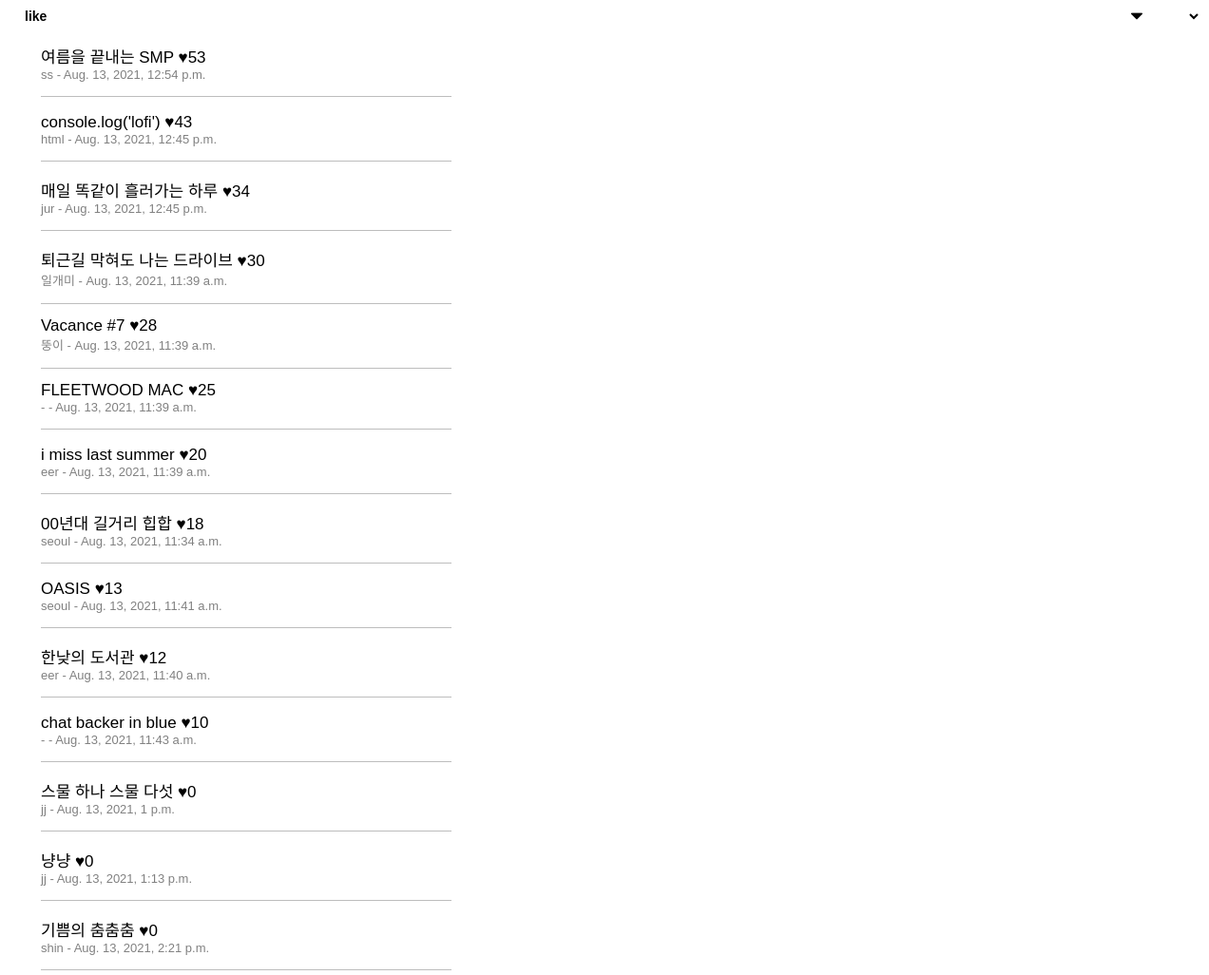
The page /music/l_like/ on the database as committed earlier.
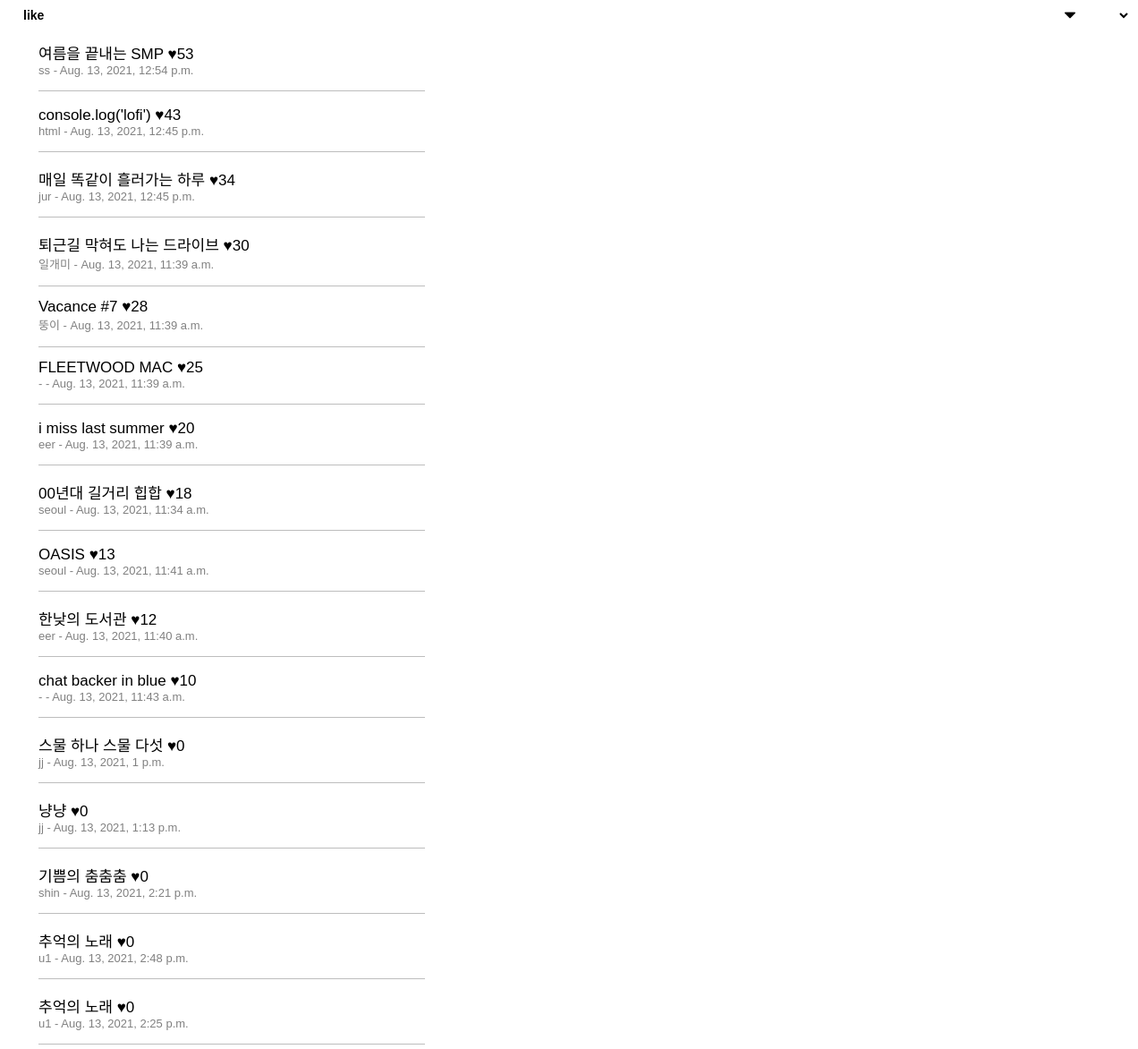
The same page on the database as committed later.
### music/models.py (models this page shows, shortened)
class MyPlaylist(models.Model):
    mp_name = models.CharField(max_length=100, null=True)
    mp_like = models.IntegerField(default=0)
    user_fk = models.ForeignKey(User, on_delete=models.CASCADE, null=True)
    list_pub_date = models.DateTimeField(auto_now=True)

### music/views.py (the view)
# urls.py: path('l_like/', views.m_list_like, name='list_like'),
def m_list_like(request):
    playlists = models.MyPlaylist.objects.all().order_by('-mp_like')
    return render(request, 'list_rank.html', {'playlists': playlists, 'select': 'l_like'})

### templates/list_rank.html (shortened to what this page needs)
<!DOCTYPE html>
<html lang="en">
<head>
</head>
<body>
<select onchange='l_select(this)' name="l_select" class="form-select" style="width: 100%; font-family: 'Gowun Dodum', sans-serif; font-weight: bold;
                            background: url(static/down.png) no-repeat 95% 50%; border: none; font-size:14px; padding-left: 14px;">
    <optgroup label="">
        {% if select == 'l_like' %}
        <option value="l_like" selected="selected">like</option>
        {% endif %}
    </optgroup>
</select>
{% for list in playlists %}
<div class="playlist"
     style="display:table; width: 100%; border:none; margin: 0px; height:60px; padding:0px 35px 0px 35px;
              text-align:left; font-family: 'Gowun Dodum', sans-serif; ">
    <div style="display:table-cell; vertical-align:middle; margin:0px; padding-top:20px;">
        <div class="list_title" id={{ list.id }} style="font-size:17px; color:black; margin: 0px; display: block;">{{ list.mp_name }} ♥{{ list.mp_like }}</div>
        <div style="font-size:13px; color:grey; height: 13px; margin-bottom: 15px;">{{ list.user_fk.username }} - {{ list.list_pub_date }}
            <hr width="430px" color=#BDBDBD size="1px" align="left" style="margin-top:15px; margin-bottom:15px;">
        </div>
    </div>
</div>
{% endfor %}
</body>
</html>

Rows that differ between the two databases and show on the page:
added MyPlaylist: mp_name "추억의 노래", mp_like "0", user_fk.username "u1", list_pub_date "Aug. 13, 2021, 2:48 p.m."
added MyPlaylist: mp_name "추억의 노래", mp_like "0", user_fk.username "u1", list_pub_date "Aug. 13, 2021, 2:25 p.m."
